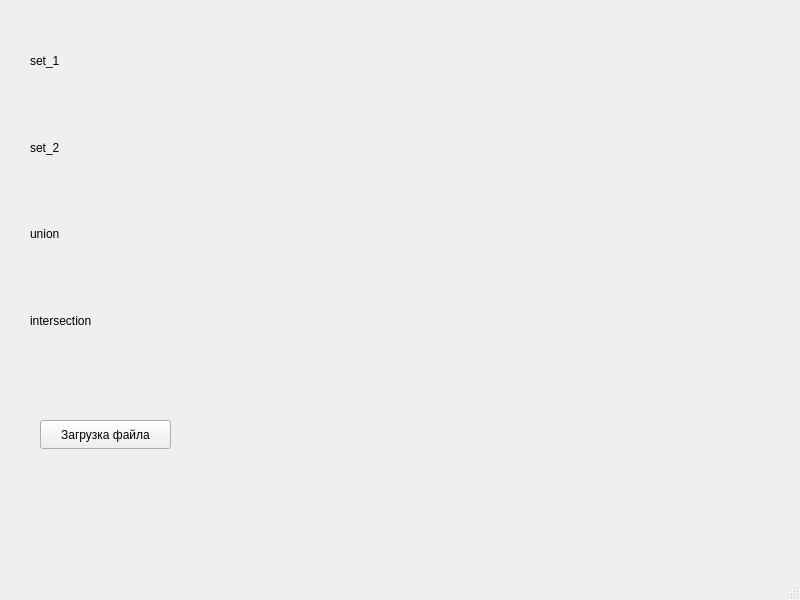
<?xml version="1.0" encoding="UTF-8"?>
<ui version="4.0">
 <class>MainWindow</class>
 <widget class="QMainWindow" name="MainWindow">
  <property name="geometry">
   <rect>
    <x>0</x>
    <y>0</y>
    <width>800</width>
    <height>600</height>
   </rect>
  </property>
  <property name="windowTitle">
   <string>MainWindow</string>
  </property>
  <widget class="QWidget" name="centralwidget">
   <widget class="QPushButton" name="pushButton">
    <property name="geometry">
     <rect>
      <x>40</x>
      <y>420</y>
      <width>131</width>
      <height>29</height>
     </rect>
    </property>
    <property name="text">
     <string>Загрузка файла</string>
    </property>
   </widget>
   <widget class="QWidget" name="verticalLayoutWidget">
    <property name="geometry">
     <rect>
      <x>30</x>
      <y>20</y>
      <width>721</width>
      <height>341</height>
     </rect>
    </property>
    <layout class="QVBoxLayout" name="verticalLayout">
     <item>
      <widget class="QLabel" name="label_2">
       <property name="text">
        <string>set_1</string>
       </property>
      </widget>
     </item>
     <item>
      <widget class="QLabel" name="label">
       <property name="text">
        <string>set_2</string>
       </property>
      </widget>
     </item>
     <item>
      <widget class="QLabel" name="label_3">
       <property name="text">
        <string>union</string>
       </property>
      </widget>
     </item>
     <item>
      <widget class="QLabel" name="label_4">
       <property name="text">
        <string>intersection</string>
       </property>
      </widget>
     </item>
    </layout>
   </widget>
  </widget>
  <widget class="QMenuBar" name="menubar">
   <property name="geometry">
    <rect>
     <x>0</x>
     <y>0</y>
     <width>800</width>
     <height>25</height>
    </rect>
   </property>
  </widget>
  <widget class="QStatusBar" name="statusbar"/>
 </widget>
 <resources/>
 <connections/>
</ui>
